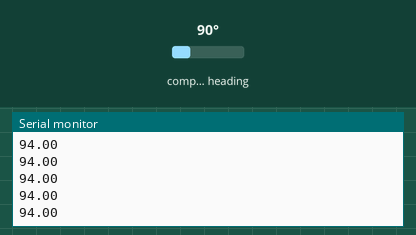
Recording of a sketch running on a simulated ATtiny85, built with avr-gcc and run on an emulated ATtiny85. On the bench: the last lines printed to the serial monitor. Wiring (inferred from the names in the program): HMC5883L compass at I2C address 0x1E. Inputs (shaded band) come from the test bench; at power-on: compass heading 90°.

Above: at 1.2 s.
1.3 s: compass heading set to 7°
At 1.37 s:
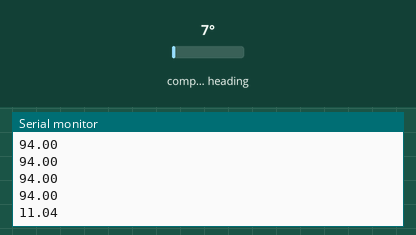
2.8 s: compass heading set to 180°
At 2.84 s:
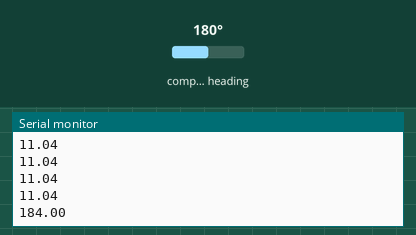
Timing chart, 0 to 5.8 s (numbered marks = the images above; inputs shaded):
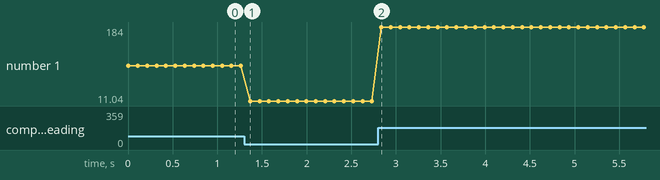

The sketch:

compass.ino
```cpp
#include <Wire.h>
#include <SoftwareSerial.h>
#include "HMC5883L_Simple.h"
//#include "HMC5983.h"
//#include "Adafruit_Sensor.h"
//#include "Adafruit_HMC5883_U.h"

HMC5883L_Simple Compass;
//HMC5983 compass;
//Adafruit_HMC5883_Unified mag = Adafruit_HMC5883_Unified(12345);
SoftwareSerial communication(2, 3);

float prevHeader = 0;

void sendIntSerial(int x) {
  uint8_t LSB = x;
  uint8_t MSB = x >> 8;
  communication.write(MSB);
  communication.write(LSB);
}
void setup() {
  Wire.begin();
  Serial.begin(9600);
  communication.begin(9600);

  //  compass.begin();

    Compass.SetSamplingMode(0x00);
    Compass.SetScale(COMPASS_SCALE_250);
    Compass.SetOrientation(COMPASS_HORIZONTAL_X_NORTH);
    Compass.SetDeclination(4, 34, 'E');

//  if (!mag.begin()) {
//    Serial.println("Ooops, no HMC5883 detected ... Check your wiring!");
//    while (1);
//  }
}

void loop() {
  //  float c = -999;
  //  c = compass.read(); // heading in 0-360º format
  //  if (c == -999) {
  //    Serial.println(prevHeader);
  //    sendIntSerial(prevHeader);
  //  }
  //  else {
  //    prevHeader = c;
  //    Serial.println(c);
  //    sendIntSerial(c);
  //  }
  //  delay(100);


  float c = Compass.GetHeadingDegrees();
  sendIntSerial(c);
  Serial.println(c);
  delay(100);


  //  sensors_event_t event;
  //  mag.getEvent(&event);
  //  Serial.print("X: "); Serial.print(event.magnetic.x); Serial.print("  ");
  //  Serial.print("Y: "); Serial.print(event.magnetic.y); Serial.print("  ");
  //  Serial.print("Z: "); Serial.print(event.magnetic.z); Serial.print("  "); Serial.println("uT");
  //
  //  // Hold the module so that Z is pointing 'up' and you can measure the heading with x&y
  //  // Calculate heading when the magnetometer is level, then correct for signs of axis.
  //  float heading = atan2(event.magnetic.y, event.magnetic.x);
  //
  //  // Once you have your heading, you must then add your 'Declination Angle', which is the 'Error' of the magnetic field in your location.
  //  // Find yours here: http://www.magnetic-declination.com/
  //  // Mine is: -13* 2' W, which is ~13 Degrees, or (which we need) 0.22 radians
  //  // If you cannot find your Declination, comment out these two lines, your compass will be slightly off.
  ////  float declinationAngle = 0.22;
  ////  heading += declinationAngle;
  //
  //  // Correct for when signs are reversed.
  //  if (heading < 0)
  //    heading += 2 * PI;
  //
  //  // Check for wrap due to addition of declination.
  //  if (heading > 2 * PI)
  //    heading -= 2 * PI;
  //
  //  // Convert radians to degrees for readability.
  //  float headingDegrees = heading * 180 / M_PI;
  //  Serial.print("Heading (degrees): "); Serial.println(headingDegrees);
  //  delay(500);
}
```

HMC5883L_Simple.cpp
```cpp
// (licence header left out)
#include <Arduino.h>

// PLEASE NOTE!
// The Arduino IDE is a bit braindead, even though we include Wire.h here, it does nothing
// you must include Wire.h in your main sketch, the Arduino IDE will not include Wire
// in the build process otherwise.
#include <Wire.h>
#include "HMC5883L_Simple.h"

HMC5883L_Simple::HMC5883L_Simple()
{
  declination_offset_radians = 0;
  mode = COMPASS_SINGLE | COMPASS_SCALE_130 | COMPASS_HORIZONTAL_X_NORTH;
  i2c_address = COMPASS_I2C_ADDRESS;  // NB: The HMC5883L does not appear to be able to have any different address.
                                      //     so this is a bit moot.
}

/** Set declination in degrees, minutes and direction (E/W)
 *   See http://www.magnetic-declination.com/
 */

void HMC5883L_Simple::SetDeclination( int declination_degs , int declination_mins, char declination_dir )
{
  // Convert declination to decimal degrees
  switch(declination_dir)
  {
    // North and East are positive
    case 'E':
      declination_offset_radians = ( declination_degs + (1/60 * declination_mins)) * (M_PI / 180);
      break;

    // South and West are negative
    case 'W':
      declination_offset_radians =  0 - (( declination_degs + (1/60 * declination_mins) ) * (M_PI / 180));
      break;
  }
}

/** Set the sampling mode to one of COMPASS_CONTINUOUS or COMPASS_SINGLE
 */

void HMC5883L_Simple::SetSamplingMode( uint16_t sampling_mode )
{
  // Mode is the bits marked M in mode
  //    xxxxxxxxxxxSSSMM
  mode = (mode & ~0x03) | (sampling_mode & 0x03);

  Write(COMPASS_MODE_REGISTER, mode & 0x03);
}

/** Set the scale to one of COMPASS_SCALE_088 through COMPASS_SCALE_810
 * Higher scales are less sensitive and less noisy
 * Lower scales are more sensitive and more noisy
 */

void HMC5883L_Simple::SetScale( uint16_t scale )
{
  // Scale is the bits marked S in mode
  //    xxxxxxxxxxxSSSMM
  mode = (mode & ~0x1C) | (scale & 0x1C);

  Write(COMPASS_CONFIG_REGISTER_B, (( mode >> 2 ) & 0x07) << 5);
}

/** Set the orientation to one of COMPASS_HORIZONTAL_X_NORTH
 * through COMPASS_VERTICAL_Y_WEST
 *
 */

void HMC5883L_Simple::SetOrientation( uint16_t orientation )
{
  // Orientation is the bits marked XXXYYYZZZ in mode
  //    xxXXXYYYZZZxxxxx
  mode = (mode & ~0x3FE0) | (orientation & 0x3FE0);
}

/** Get the heading of the compass in degrees. */
float HMC5883L_Simple::GetHeadingDegrees()
{
  // Obtain a sample of the magnetic axes
  MagnetometerSample sample = ReadAxes();

  float heading;

  // Determine which of the Axes to use for North and West (when compass is "pointing" north)
  float mag_north, mag_west;

  // Z = bits 0-2
  switch((mode >> 5) & 0x07 )
  {
    case COMPASS_NORTH: mag_north = sample.Z; break;
    case COMPASS_SOUTH: mag_north = 0-sample.Z; break;
    case COMPASS_WEST:  mag_west  = sample.Z; break;
    case COMPASS_EAST:  mag_west  = 0-sample.Z; break;

    // Don't care
    case COMPASS_UP:
    case COMPASS_DOWN:
     break;
  }

  // Y = bits 3 - 5
  switch(((mode >> 5) >> 3) & 0x07 )
  {
    case COMPASS_NORTH: mag_north = sample.Y;  break;
    case COMPASS_SOUTH: mag_north = 0-sample.Y; ;  break;
    case COMPASS_WEST:  mag_west  = sample.Y;  break;
    case COMPASS_EAST:  mag_west  = 0-sample.Y;  break;

    // Don't care
    case COMPASS_UP:
    case COMPASS_DOWN:
     break;
  }

  // X = bits 6 - 8
  switch(((mode >> 5) >> 6) & 0x07 )
  {
    case COMPASS_NORTH: mag_north = sample.X; break;
    case COMPASS_SOUTH: mag_north = 0-sample.X; break;
    case COMPASS_WEST:  mag_west  = sample.X; break;
    case COMPASS_EAST:  mag_west  = 0-sample.X; break;

    // Don't care
    case COMPASS_UP:
    case COMPASS_DOWN:
     break;
  }

  // calculate heading from the north and west magnetic axes
  heading = atan2(mag_west, mag_north);

  // Adjust the heading by the declination
  heading += declination_offset_radians;

  // Correct for when signs are reversed.
  if(heading < 0)
    heading += 2*M_PI;

  // Check for wrap due to addition of declination.
  if(heading > 2*M_PI)
    heading -= 2*M_PI;

  // Convert radians to degrees for readability.
  return heading * 180/M_PI;
}


/** Read the axes from the magnetometer.
 * In SINGLE mode we take a sample.  In CONTINUOUS mode we
 * just grab the most recent result in the registers.
 */

HMC5883L_Simple::MagnetometerSample HMC5883L_Simple::ReadAxes()
{
  if(mode & COMPASS_SINGLE)
  {
    Write(COMPASS_MODE_REGISTER, (uint8_t)( mode & 0x03 ));
    delay(66); // We could listen to the data ready pin instead of waiting.
  }

  uint8_t buffer[6];
  Read(COMPASS_DATA_REGISTER, buffer, 6);

  MagnetometerSample sample;

  // NOTE:
  // The registers are in the order X Z Y  (page 11 of datasheet)
  // the datasheet when it describes the registers details then in order X Y Z (page 15)
  // stupid datasheet writers
  sample.X = (buffer[0] << 8) | buffer[1];
  sample.Z = (buffer[2] << 8) | buffer[3];
  sample.Y = (buffer[4] << 8) | buffer[5];

  return sample;
}

/** Write data to the compass by I2C */
void HMC5883L_Simple::Write(uint8_t register_address, uint8_t data)
{
  Wire.beginTransmission(i2c_address);
  Wire.write(register_address);
  Wire.write(data);
  Wire.endTransmission();
}

/** Read data from the compass by I2C
 */
uint8_t HMC5883L_Simple::Read(uint8_t register_address, uint8_t buffer[], uint8_t length)
{
  // Write the register address that we will begin the read from, this
  // has the effect of "seeking" to that register
  Wire.beginTransmission(i2c_address);
  Wire.write(register_address);
  Wire.endTransmission();

  // Read the data starting at that register we seeked
  Wire.requestFrom(i2c_address, length);

  if(Wire.available() == length)
  {
    for(uint8_t i = 0; i < length; i++)
    {
      buffer[i] = Wire.read();
    }

    return length;
  }

  return 0;
}
```

HMC5883L_Simple.h
```cpp
// (licence header left out)
// Please note, the Arduino IDE is a bit retarded, if the below define has an
// underscore other than _h, it goes mental.  Wish it wouldn't  mess
// wif ma files!
#ifndef HMC5883LSimple_h
#define HMC5883LSimple_h

/* NOTE:
 * There are both 7- and 8-bit versions of I2C addresses.
 * 7 bits identify the device, and the eighth bit determines
 * if it's being written to or read from. The Wire library uses
 * 7 bit addresses throughout. If you have a datasheet or sample code
 * that uses 8 bit address, you'll want to drop the low bit
 * (i.e. shift the value one bit to the right), yielding an
 * address between 0 and 127.
 *
 * The HMC datasheet says...
 * " The default (factory) HMC5883L 7-bit slave address is 0x3C for write operations, or 0x3D for read operations. "
 * which is of course silly, what they mean is that these are 8=bit addresses and thus we want to shift right
 * one of them to get the 7-bit address that Wire wants
 *
 * 0x3C = 111100
 * >> 1 = 11110
 *      = 0x1E
 *
 * 0x3D = 111101
 * >> 1 = 11110
 *      = 0x1E
 *
 */

#define COMPASS_I2C_ADDRESS  0x3C >> 1

#define COMPASS_CONFIG_REGISTER_A 0x00
#define COMPASS_CONFIG_REGISTER_B 0x01
#define COMPASS_MODE_REGISTER     0x02
#define COMPASS_DATA_REGISTER     0x03

// We use 16 bits for storing various configs
//  xxxxxxxxxxxxxxMM
//  MODE:

#define COMPASS_CONTINUOUS 0x00
#define COMPASS_SINGLE     0x01
#define COMPASS_IDLE       0x02

//  xxxxxxxxxxxSSSxx
//  SCALE:
//   A lower value indicates a higher precision
//   but "noisier", magentic noise may necessitate
//   you to choose a higher scale.

#define COMPASS_SCALE_088  0x00 << 2
#define COMPASS_SCALE_130  0x01 << 2
#define COMPASS_SCALE_190  0x02 << 2
#define COMPASS_SCALE_250  0x03 << 2
#define COMPASS_SCALE_400  0x04 << 2
#define COMPASS_SCALE_470  0x05 << 2
#define COMPASS_SCALE_560  0x06 << 2
#define COMPASS_SCALE_810  0x07 << 2

//  xxXXXYYYZZZxxxxx
//  ORIENTATION:
#define COMPASS_NORTH 0x00
#define COMPASS_SOUTH 0x01
#define COMPASS_WEST  0x02
#define COMPASS_EAST  0x03
#define COMPASS_UP    0x04
#define COMPASS_DOWN  0x05

// When "pointing" north, define the direction of each of the silkscreen'd arrows
// (imagine the Z arrow points out of the top of the device) only N/S/E/W are allowed
#define COMPASS_HORIZONTAL_X_NORTH  ( (COMPASS_NORTH << 6)  | (COMPASS_WEST  << 3)  | COMPASS_UP    ) << 5
#define COMPASS_HORIZONTAL_Y_NORTH  ( (COMPASS_EAST  << 6)  | (COMPASS_NORTH << 3)  | COMPASS_UP    ) << 5
#define COMPASS_VERTICAL_X_EAST     ( (COMPASS_EAST  << 6)  | (COMPASS_UP    << 3)  | COMPASS_SOUTH ) << 5
#define COMPASS_VERTICAL_Y_WEST     ( (COMPASS_UP    << 6)  | (COMPASS_WEST  << 3)  | COMPASS_SOUTH ) << 5

class HMC5883L_Simple
{
	public:

    // Constructor
	  HMC5883L_Simple();

    // Configuration Methods
    void SetScale( uint16_t sampling_mode );
    void SetOrientation( uint16_t sampling_mode );
    void SetDeclination( int declination_degs , int declination_mins, char declination_dir );
    void SetSamplingMode( uint16_t sampling_mode );

    // Get a heading in degrees
    float GetHeadingDegrees();


	protected:
	  void     Write(uint8_t address, uint8_t byte);
    uint8_t  Read(uint8_t register_address, uint8_t buffer[], uint8_t length);

    struct MagnetometerSample
    {
      int X;
      int Y;
      int Z;
    };

    MagnetometerSample ReadAxes();

    uint16_t  mode;
    float    declination_offset_radians;

  private:
    uint8_t  i2c_address;
};
#endif
```

HMC5983.cpp
```cpp
/*
 * HMC5983.cpp - library class
 *
 * simple library to test the HMC5983 sensor from Honeywell
 *
 * (c) 2014 David Cuartielles, Arduino LLC
 */

#include "HMC5983.h"
#include <Wire.h>

void HMC5983::begin(int D){
  DEBUG = D;
  Wire.begin();
}

/*
From datasheet for the HMC5983
Below is an example of a (power-on) initialization process for “continuous-measurement mode” via I2C interface:
1. Write CRA (00) – send 0x3C 0x00 0x70 (8-average, 15 Hz default or any other rate, normal measurement)
2. Write CRB (01) – send 0x3C 0x01 0xA0 (Gain=5, or any other desired gain)
3. For each measurement query:
  Write Mode (02) – send 0x3C 0x02 0x01 (Single-measurement mode)
  Wait 6 ms or monitor status register or DRDY hardware interrupt pin
  Send 0x3D 0x06 (Read all 6 bytes. If gain is changed then this data set is using previous gain)
  Convert three 16-bit 2’s compliment hex values to decimal values and assign to X, Z, Y, respectively.
(Self addition:)
4. Convert the magnetic information into a compass value

REGARDING THE CALCULATION OF THE ACTUAL HEADING VALUE

From AN-203 http://www51.honeywell.com/aero/common/documents/myaerospacecatalog-documents/Defense_Brochures-documents/Magnetic__Literature_Application_notes-documents/AN203_Compass_Heading_Using_Magnetometers.pdf
The magnetic compass heading can be determined (in degrees) from the magnetometer's x and y readings by using the
following set of equations:
  Direction (y>0) = 90 - [arcTAN(x/y)]*180/PI
  Direction (y<0) = 270 - [arcTAN(x/y)]*180/PI
  Direction (y=0, x<0) = 180.0
  Direction (y=0, x>0) = 0.0

MISSING : EARTH DECLINATION ANGLE

In other words, we are not making any compensation for the earth's north pole location vs the magnetic measurement

*/
float HMC5983::read(){
  // start transmission
  //Wire.beginTransmission(HMC5983_ADDRESS);

  // step 1
  //Wire.beginTransmission(HMC5983_ADDRESS);
  //Wire.write(HMC5983_WRITE);
  //Wire.write(0x00);
  //Wire.write(0x70);
  //Wire.endTransmission();

  // step 2
  //Wire.beginTransmission(HMC5983_ADDRESS);
  //Wire.write(HMC5983_WRITE);
  //Wire.write(0x01);
  //Wire.write(0xA0);
  //Wire.endTransmission();

  // step 3
  Wire.beginTransmission(HMC5983_ADDRESS);
  //Wire.write(HMC5983_WRITE);
  Wire.write(0x02);
  Wire.write(0x01);
  Wire.endTransmission();

  // time delays required by HMC5983 upon receipt of the command
  // Get Data. Compensate and Calculate New Heading : 6ms
  delay(6);

  // step 3: get the six data bytes, MSB and LSB for X, Z, Y (in that order)
  //Wire.beginTransmission(HMC5983_ADDRESS);
  //Wire.write(HMC5983_READ);
  //Wire.write(0x06);
  //Wire.endTransmission();

  Wire.requestFrom(HMC5983_ADDRESS, 6); //get the six data bytes, MSB and LSB for X, Z, Y (in that order)

  long t = 0;
  while (Wire.available() < 6 && t < 5) {
  t++;
        delay(1);
  };

  if (t >= 5) return -999;

  //"The heading output data will be the value in tenths of degrees
  //from zero to 3599 and provided in binary format over the two bytes."
  byte X_MSB = Wire.read();
  byte X_LSB = Wire.read();
  byte Z_MSB = Wire.read();
  byte Z_LSB = Wire.read();
  byte Y_MSB = Wire.read();
  byte Y_LSB = Wire.read();

  if (DEBUG) {
  Serial.print("X MSB: "); Serial.print(X_MSB);
  Serial.print(" - X LSB: "); Serial.println(X_LSB);
  Serial.print("Y MSB: "); Serial.print(Y_MSB);
  Serial.print(" - Y LSB: "); Serial.println(Y_LSB);
  Serial.print("Z MSB: "); Serial.print(Z_MSB);
  Serial.print(" - Z LSB: "); Serial.println(Z_LSB);
  }

  // calculate the heading values for all the three sensors
  // range is 0xF800 to 0x07FF or -2048 to 2047
  float HX = (X_MSB << 8) + X_LSB;
  float HZ = (Z_MSB << 8) + Z_LSB;
  float HY = (Y_MSB << 8) + Y_LSB;

  // convert the numbers to fit the
  if (HX > 0x07FF) HX = 0xFFFF - HX;
  if (HZ > 0x07FF) HZ = 0xFFFF - HZ;
  if (HY > 0x07FF) HY = 0xFFFF - HY;

  // declare the heading variable we'll be returning
  float H = 0;

  if (HY == 0 && HX > 0) H = 180.0;
  if (HY == 0 && HX <= 0) H = 0.0;
  if (HY > 0) H = 90 - atan(HX/HY) * 180 / PI;
  if (HY < 0) H = 270 - atan(HX/HY) * 180 / PI;

  return H;
}
```

HMC5983.h
```cpp
/*
 * HMC5983.h - library header
 *
 * simple library to test the HMC5983 sensor from Honeywell
 *
 * (c) 2014 David Cuartielles, Arduino LLC
 */

#ifndef HMC5983_h
#define HMC5983_h

#if ARDUINO >= 100
#include "Arduino.h"
#else
#include "WProgram.h"
#endif

// I2C ADDRESS
#define HMC5983_ADDRESS 0x1E

// I2C COMMANDS
#define HMC5983_WRITE  0x3C
#define HMC5983_READ  0x3D

// MEMORY MAPPING
/*
Address Location  Name    Access
---------------------------------------------------
0x00  Configuration Register A  Read/Write
0x01  Configuration Register B  Read/Write
0x02  Mode Register     Read/Write
0x03  Data Output X MSB Register  Read
0x04  Data Output X LSB Register  Read
0x05  Data Output Z MSB Register  Read
0x06  Data Output Z LSB Register  Read
0x07  Data Output Y MSB Register  Read
0x08  Data Output Y LSB Register  Read
0x09  Status Register     Read
0x0A  Identification Register A Read
0x0B  Identification Register B Read
0x0C  Identification Register C Read
0x31  Temperature Output MSB Register Read
0x32  Temperature Output LSB Register Read
*/

#define HMC5983_CONF_A    0x00
#define HMC5983_CONF_B    0x01
#define HMC5983_MODE    0x02
#define HMC5983_OUT_X_MSB 0x03
#define HMC5983_OUT_X_LSB 0x04
#define HMC5983_OUT_Z_MSB 0x05
#define HMC5983_OUT_Z_LSB 0x06
#define HMC5983_OUT_Y_MSB 0x07
#define HMC5983_OUT_Y_LSB 0x08
#define HMC5983_STATUS    0x09
#define HMC5983_ID_A    0x0A
#define HMC5983_ID_B    0x0B
#define HMC5983_ID_C    0x0C
#define HMC5983_TEMP_OUT_MSB  0x31
#define HMC5983_TEMP_OUT_LSB  0x32

class HMC5983 {
  public:
    int DEBUG;
    void begin(int D = false);
    float read();
  private:

};

#endif
```

Measured:
- after the input at 1.3 s, the serial monitor: prints a new line after 0.07 s (image 1)
- after the input at 2.8 s, the serial monitor: prints a new line at once (image 2)
- plotted number 1: 94 → 11.04 after the input at 1.3 s, 11.04 → 184 after the input at 2.8 s
